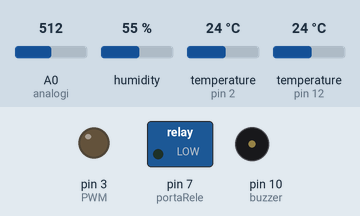
This sketch was run on a simulated Arduino Uno, built with avr-gcc and run on an emulated ATmega328P. Shown: switched loads named in the sketch (green lamp = pin HIGH), output pins drawn as LEDs (lit = HIGH), buzzer (waves = sounding). The inputs (shaded band) are chosen by the test bench; at power-on: A0 (analogi) = 512, humidity 55 %, temperature (sensors on pin 2, pin 12) 24 °C. Pins used as bus, display or sensor lines are not drawn; what the sketch prints to the serial monitor is not drawn.

Above: at 0.9 s.
At 1.99 s:
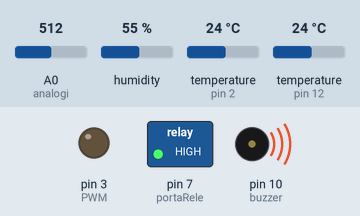
Timing chart, 0 to 5.6 s (numbered marks = the images above):
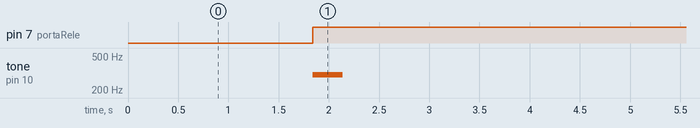

Measured:
- by itself, pin 7 (portaRele): LOW → HIGH at 1.8 s
- by itself, tone on pin 10 (buzzer): alternates 300 Hz for 0.30 s and silent for 4.5 s

The sketch:

experimentar_este_codigo.ino
```cpp
#include <OneWire.h>
#include <DallasTemperature.h>
#include <dht.h>

//excel
int linha = 0;
int LABEL = 1;


//HUMIDADE E TEMPERATURA DO AR
dht DHT;
#define DHT22_PIN 12
struct
{
  uint32_t total;
  uint32_t ok;
  uint32_t crc_error;
  uint32_t time_out;
  uint32_t connect;
  uint32_t ack_l;
  uint32_t ack_h;
  uint32_t unknown;
} stat = { 0, 0, 0, 0, 0, 0, 0, 0};

//TEMPERATURA DO SOLO
#define ONE_WIRE_BUS 2
OneWire oneWire(ONE_WIRE_BUS);
DallasTemperature sensors(&oneWire);

//HUMIDADE DO SOLO
#define    analogi    A0
#define    digital    15
#define    gnd_pin    16
#define    vcc_pin    17
double humsolo;

//VENTOINHA
int sensorPin = A1;
int PWM = 3;
int sensorVal = 0;
int PWMVal = 0;
double erro;
int K = 75;

//BUZZER
int buzzer = 10;

//LÂMPADA
int portaRele = 7;

void setup() {

  //VENTOINHA
  pinMode(sensorPin, INPUT);
  pinMode(PWM, OUTPUT);
  Serial.begin(9600);

  //Humidade do solo
  pinMode(analogi,  INPUT);
  pinMode(digital,  INPUT);
  pinMode(gnd_pin, OUTPUT);
  pinMode(vcc_pin, OUTPUT);
  digitalWrite(gnd_pin,  LOW);
  digitalWrite(vcc_pin, HIGH);

  //temperatura do solo
  sensors.begin();

  //LÂMPADA
  pinMode(portaRele, OUTPUT);

  //BUZZER
  pinMode (buzzer, OUTPUT);
  Serial.println("CLEARDATA");
  Serial.println("LABEL, Hora, Humidade do solo , Temperatura do solo(C), Humidade do ar (%), Temperatuta do ar (C), Linha");

}


void loop() {
  linha++;
  ar();
  solo();
  dados(); //imprime os dados
  controlar();
  delay(3000);
}
void dados() {
  Serial.print("DATA,TIME,");
  Serial.print( humsolo, 1 );
  Serial.print(",");
  Serial.print(sensors.getTempCByIndex(0));
  Serial.print(",");
  Serial.print(DHT.humidity, 1);
  Serial.print(",");
  Serial.print(DHT.temperature, 1);
  Serial.print(",");
  Serial.println(linha);

}
void solo() {
  //humidade do solo
  humsolo = analogRead(analogi);

  //temperatura do solo
  sensors.requestTemperatures(); // Send the command to get temperature readings


}

void ar() {
  int chk = DHT.read22(DHT22_PIN);
  stat.total++;

  switch (chk)
  {
    case DHTLIB_OK:
      stat.ok++;

      break;
    case DHTLIB_ERROR_CHECKSUM:
      stat.crc_error++;

      break;

    case DHTLIB_ERROR_CONNECT:
      stat.connect++;

      break;
    case DHTLIB_ERROR_ACK_L:
      stat.ack_l++;

      break;
    case DHTLIB_ERROR_ACK_H:
      stat.ack_h++;

      break;
    default:
      stat.unknown++;

      break;
  }


}

void controlar() {
  //humsolo é a humidade do solo
  //DHT.temperature DHT.humidity (AR)
  //ISTO DEPOIS TENHO DE CONTROLAR COM OS VALORES DA TEMPERATURA/HUMIDADE
  //A VARIAVEL QUE CONTROLA A VELOCIDADE DA VENTOINHA É A PWMVal

  //                              VENTOINHA
  //-----------------------------------------------------------------------

  if (DHT.humidity > 40, 0 ) {
    sensorVal = 800;
    PWMVal = map(sensorVal, 450, 800, 26, 255);
    analogWrite(PWM, PWMVal);

    delay(2000);
    erro = DHT.humidity - K ;
  } else {
    PWMVal = 0;
  }


  PWMVal = erro * K;

  if (PWMVal < 0) {
    PWMVal = 0;
  } else {
    PWMVal = erro * K;
  }
  delay (1000);
  analogWrite(PWM, PWMVal);

  //-------------------------------------------------------------------------
  //                            LÂMPADA
  if (DHT.temperature <= 25, 0) {
    digitalWrite(portaRele, LOW); // liga a lâmpada
  } else {
    digitalWrite(portaRele, HIGH);
  }
  //-------------------------------------------------------------------------
  //                             BUZZER
  // if (condição){
  tone(10, 300, 300);

}
```
